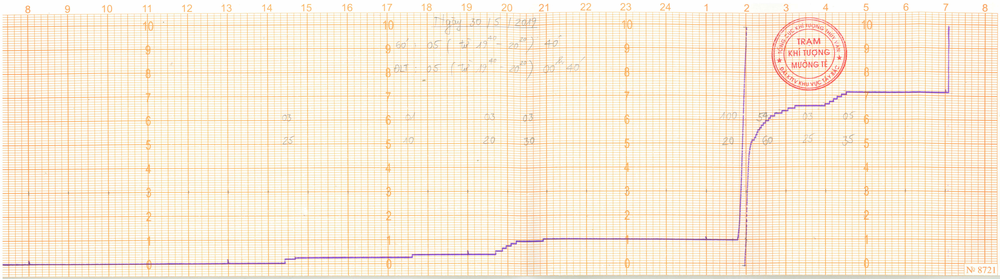
#> input picture Colab Notebooks/xu_ly_anh/Python code test/mua_muong_teT52019_8_1.png, 1000 x 279 px, shrunk from 3213 x 897 before the run
$ python 'binary image.py'
#> lines starting #> are read from the running program, lines starting #| are printed output that depends on the picture; after the words box and inside, x2 and y2 are one past the last pixel; in counts of white or black regions, pixels touching at a corner belong together
import cv2

img = cv2.imread('mua_muong_teT52019_8_1.png',0)
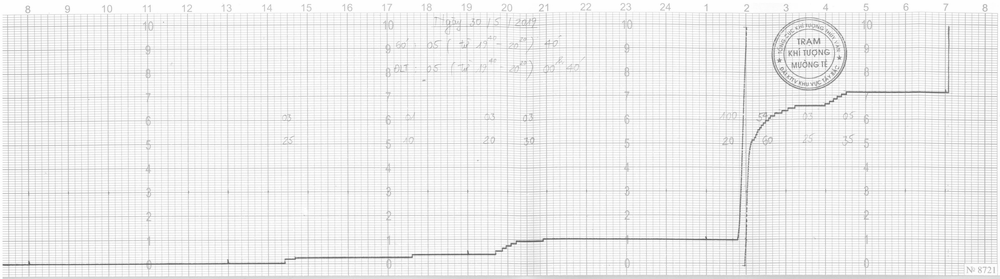
#> img: shape (279, 1000); min 92, max 255, mean 238

cv2.imshow('Gray',img)

ret, bw = cv2.threshold(img,127,120,cv2.THRESH_BINARY)
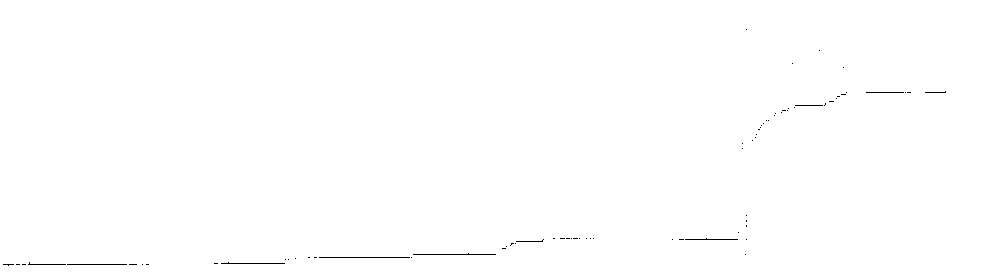
#> bw: shape (279, 1000); values 0 (black) and 120 (white), 99.8% white; black in thin lines or dots, all inside (x1, y1, x2, y2) = (3, 29, 946, 266)

cv2.imshow("Binary",bw)

cv2.waitKey(0)

cv2.destroyAllWindows()

$ run again, with Colab Notebooks/xu_ly_anh/Python code test/am_muong_te_T72007_10_2.png copied over Colab Notebooks/xu_ly_anh/Python code test/mua_muong_teT52019_8_1.png
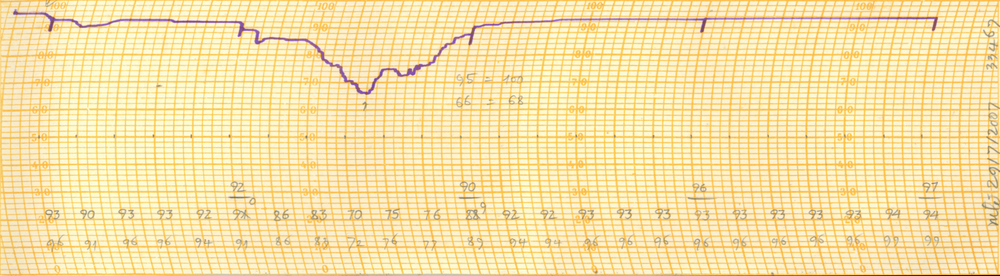
#> input picture Colab Notebooks/xu_ly_anh/Python code test/am_muong_te_T72007_10_2.png, 1000 x 276 px, shrunk from 2308 x 636 before the run
#> `img = cv2.imread('mua_muong_teT52019_8_1.png',0)`:
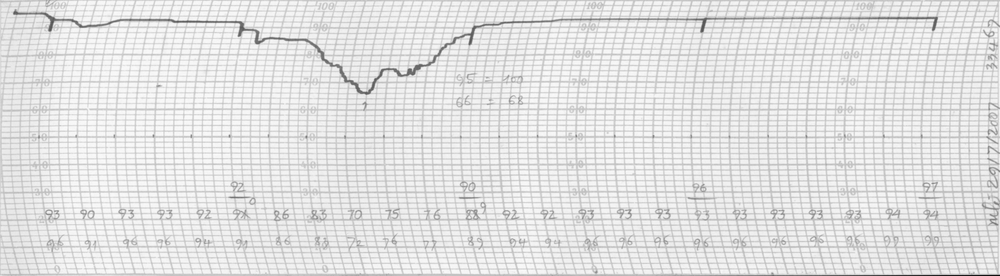
#> img: shape (276, 1000); min 13, max 251, mean 225.6
#> `ret, bw = cv2.threshold(img,127,120,cv2.THRESH_BINARY)`:
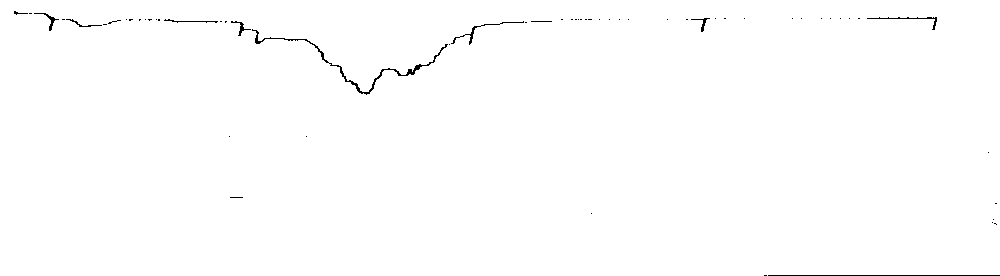
#> bw: shape (276, 1000); values 0 (black) and 120 (white), 99.5% white; black in thin lines or dots

$ run again, with Colab Notebooks/xu_ly_anh/Python code test/anh crop1.png copied over Colab Notebooks/xu_ly_anh/Python code test/mua_muong_teT52019_8_1.png
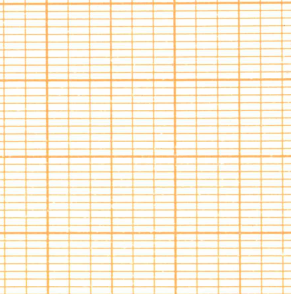
#> input picture Colab Notebooks/xu_ly_anh/Python code test/anh crop1.png, 291 x 294 px
#> `img = cv2.imread('mua_muong_teT52019_8_1.png',0)`:
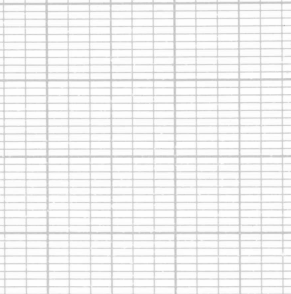
#> img: shape (294, 291); min 185, max 254, mean 242.3
#> bw: shape (294, 291); every value is 120

$ run again, with Colab Notebooks/xu_ly_anh/Python code test/anh crop2.png copied over Colab Notebooks/xu_ly_anh/Python code test/mua_muong_teT52019_8_1.png
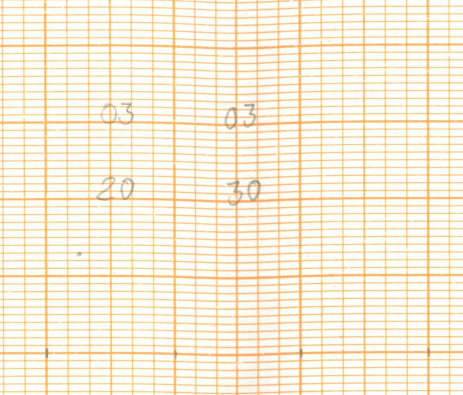
#> input picture Colab Notebooks/xu_ly_anh/Python code test/anh crop2.png, 463 x 395 px
#> `img = cv2.imread('mua_muong_teT52019_8_1.png',0)`:
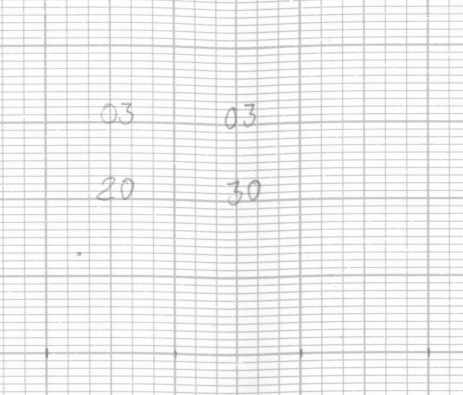
#> img: shape (395, 463); min 134, max 254, mean 240.6
#> bw: shape (395, 463); every value is 120
